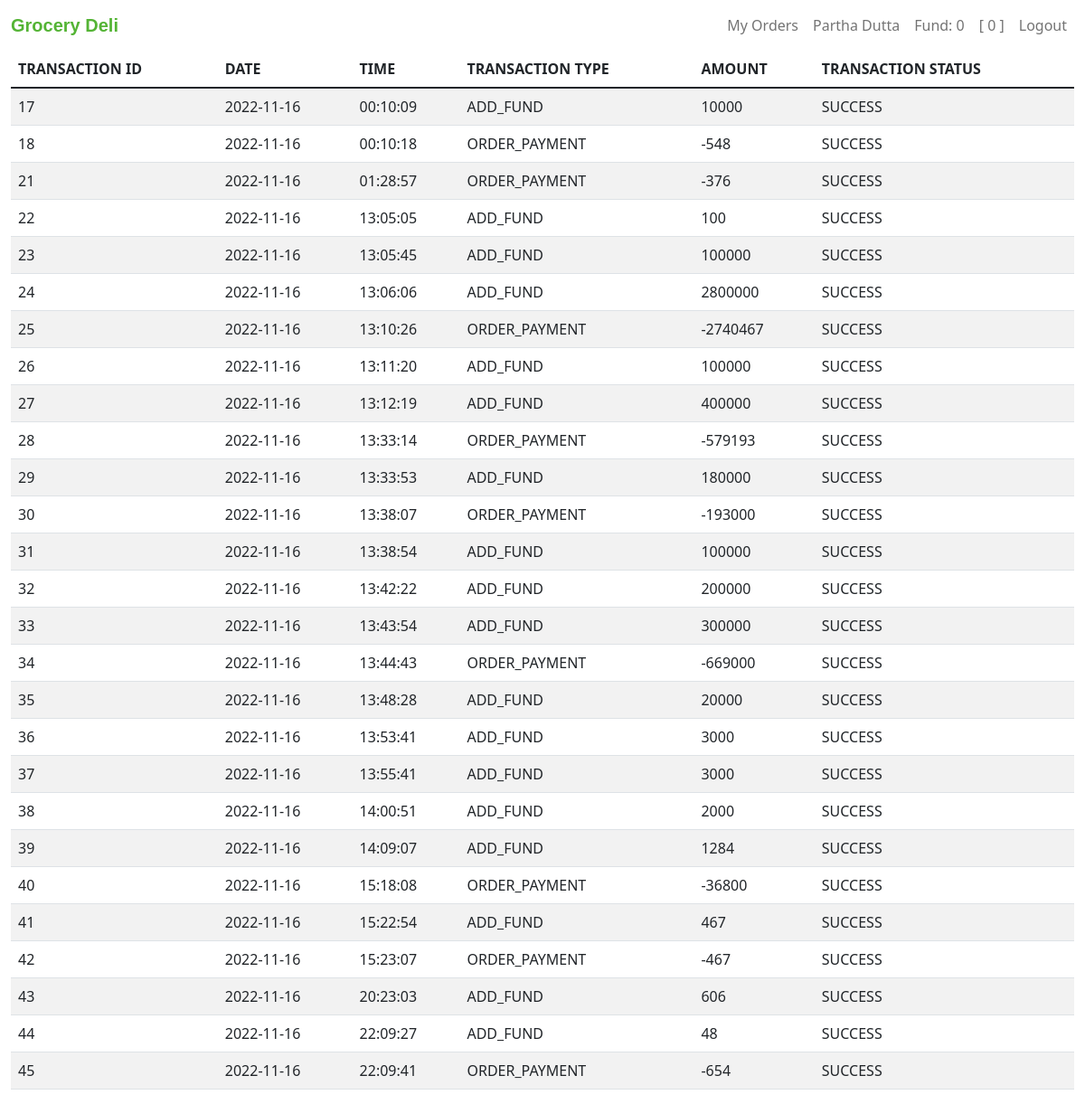
The page /transactions (signed in) on the database as committed earlier.
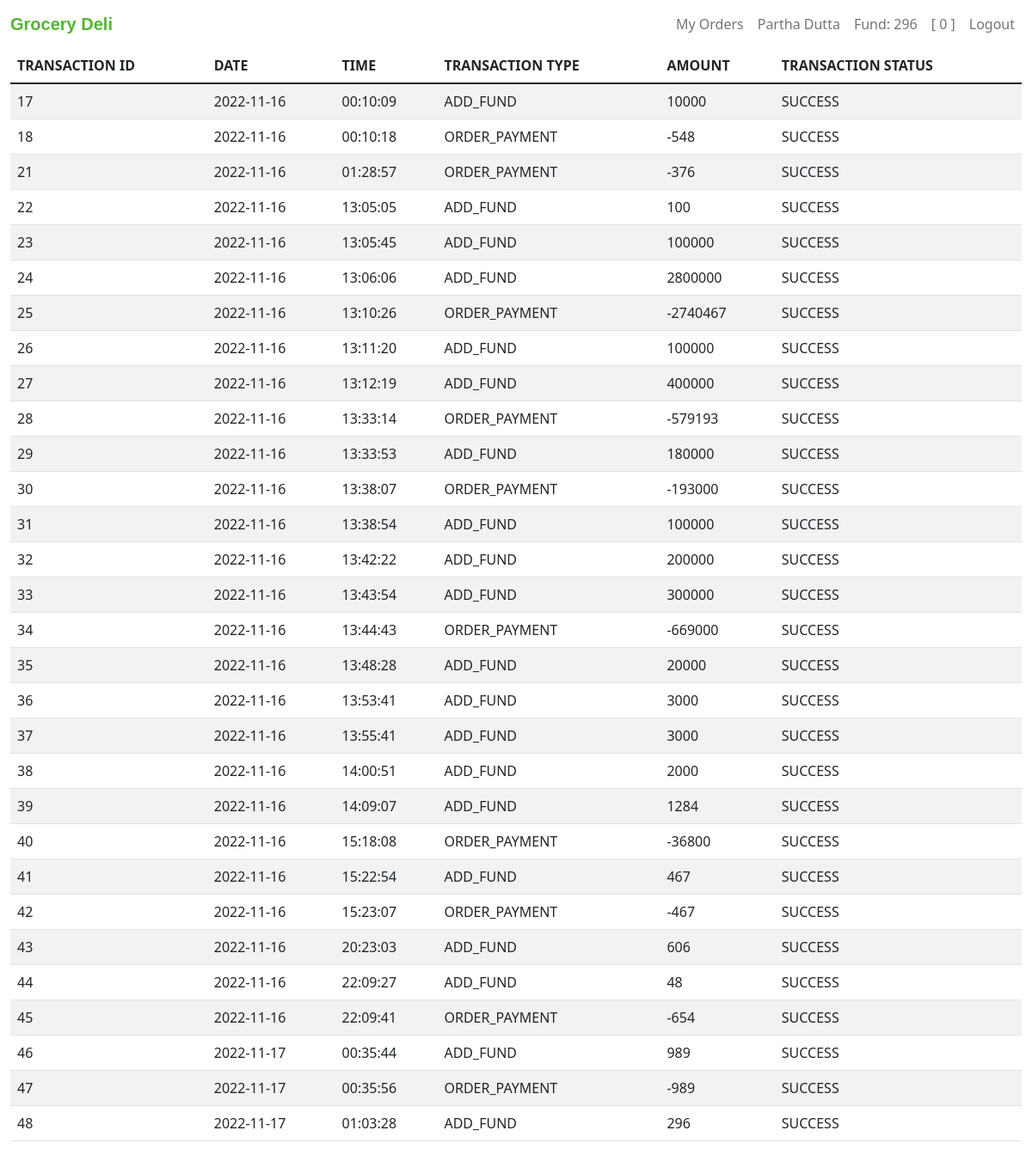
The same page on the database as committed later.
### tables this page shows
CREATE TABLE users (user_id INTEGER PRIMARY KEY AUTOINCREMENT NOT NULL, name TEXT NOT NULL, email TEXT NOT NULL, phone INTEGER NOT NULL, hash TEXT NOT NULL, cash NUMERIC DEFAULT 0.00);

CREATE TABLE transactions(tran_id INTEGER PRIMARY KEY AUTOINCREMENT NOT NULL, user_id INTEGER NOT NULL, tran_type TEXT NOT NULL, amount NUMERIC NOT NULL, datetime TEXT NOT NULL, tran_status TEXT DEFAULT success);

### app.py (the view)
@app.route("/transactions")
@login_required
def transctions():
    user_id = session["user_id"]
    user_data = db.execute("SELECT * FROM users WHERE user_id = ?;", user_id)
    transactions = db.execute("SELECT * FROM transactions WHERE user_id = ?", user_id)
    for i in transactions:
        i["date"] = datetime.datetime.strptime(i["datetime"], '%Y-%m-%d %H:%M:%S').date()
        i["time"] = datetime.datetime.strptime(i["datetime"], '%Y-%m-%d %H:%M:%S').time()
    return render_template("transactions.html", transactions=transactions, user_data=user_data)

### app.py (called while the page is built)
@app.after_request
def after_request(response):
    response.headers["Cache-Control"] = "no-cache, no-store, must-revalidate"
    response.headers["Expires"] = 0
    response.headers["Pragma"] = "no-cache"
    return response

def login_required(f):
    @wraps(f)
    def decorated_function(*args, **kwargs):
        if session.get("user_id") is None:
            return redirect("/login")
        return f(*args, **kwargs)
    return decorated_function

### templates/transactions.html (shortened to what this page needs)
{% extends "layout.html" %}
{% block user %}
    {{ user_data[0]["name"] }}
{% endblock %}
{% block fund %}
    Fund: {{ user_data[0]["cash"] }}
{% endblock %}
{% block cart %}
    {{ cart|length }}
{% endblock %}
{% block main %}
<table class="table table-striped">
    <thead>
        <tr>
            <th>TRANSACTION ID</th>
            <th>DATE</th>
            <th>TIME</th>
            <th>TRANSACTION TYPE</th>
            <th>AMOUNT</th>
            <th>TRANSACTION STATUS</th>
        </tr>
    </thead>
    <tbody>
        {% for i in transactions %}
        <tr>
            <td>{{ i["tran_id"] }}</td>
            <td>{{ i["date"] }}</td>
            <td>{{ i["time"] }}</td>
            <td>{{ i["tran_type"] }}</td>
            <td>{{ i["amount"] }}</td>
            <td>{{ i["tran_status"] }}</td>
        </tr>
        {% endfor %}
    </tbody>
</table>
{% endblock %}

### templates/layout.html (shortened to what this page needs)
<!DOCTYPE html>
<html lang="en">
<head>
    <link href="https://cdn.jsdelivr.net/npm/bootstrap@5.1.3/dist/css/bootstrap.min.css" rel="stylesheet">
    <link href="/static/style.css" rel="stylesheet">
    <link href="https://cdn.jsdelivr.net/npm/bootstrap@5.1.3/dist/css/bootstrap.min.css" rel="stylesheet">
</head>
<body>
    <nav class="navbar navbar-expand-lg navbar-light" style="background-color: #ffffff;">
        <div class="container-fluid">
            <a class="navbar-brand" href="/" style="font-family: Helvetica; color:#54B435"><strong>Grocery Deli</strong></a>
            <div class="collapse navbar-collapse" id="navbarSupportedContent">
                {% if session["user_id"] %}
                    <ul class="navbar-nav ms-auto mb-2 mb-lg-0">
                        <li class="nav-item">
                            <a class="nav-link" href="/orders">My Orders</a>
                        </li>
                        <li class="nav-item">
                            <a class="nav-link" href="/account">{% block user %}{% endblock %}</a>
                        </li>
                        <li class="nav-item">
                            <a class="nav-link" aria-current="page" href="/add_fund">{% block fund %}{% endblock %}</a>
                        </li>
                        <li class="nav-item">
                            <a class="nav-link" aria-current="page" href="/cart">
                                [{% block cart %}{% endblock %}]
                            </a>
                        </li>
                        <li class="nav-item">
                            <a class="nav-link" href="/logout">Logout</a>
                        </li>
                    </ul>
                {% endif %}
            </div>
        </div>
    </nav>
    <main class="container-fluid">
        {% block main %}{% endblock %}
    </main>
</body>
</html>

Rows that differ between the two databases and show on the page:
changed users "Partha Dutta": cash "0" → "296"
added transactions: tran_id "46", date "2022-11-17", time "00:35:44", tran_type "ADD_FUND", amount "989", tran_status "SUCCESS"
added transactions: tran_id "47", date "2022-11-17", time "00:35:56", tran_type "ORDER_PAYMENT", amount "-989", tran_status "SUCCESS"
added transactions: tran_id "48", date "2022-11-17", time "01:03:28", tran_type "ADD_FUND", amount "296", tran_status "SUCCESS"
